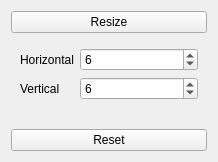
<?xml version="1.0" encoding="UTF-8"?>
<ui version="4.0">
 <class>omni::ui::Warp</class>
 <widget class="QWidget" name="omni::ui::Warp">
  <property name="geometry">
   <rect>
    <x>0</x>
    <y>0</y>
    <width>218</width>
    <height>162</height>
   </rect>
  </property>
  <property name="windowTitle">
   <string>Form</string>
  </property>
  <layout class="QVBoxLayout" name="verticalLayout">
   <item>
    <widget class="QPushButton" name="btnResizeWarp">
     <property name="text">
      <string>Resize</string>
     </property>
     <property name="checkable">
      <bool>true</bool>
     </property>
     <property name="flat">
      <bool>false</bool>
     </property>
    </widget>
   </item>
   <item>
    <widget class="QFrame" name="warpSizeFrame">
     <layout class="QFormLayout" name="formLayout_3">
      <property name="fieldGrowthPolicy">
       <enum>QFormLayout::AllNonFixedFieldsGrow</enum>
      </property>
      <item row="0" column="0">
       <widget class="QLabel" name="lbHorizontal">
        <property name="text">
         <string>Horizontal</string>
        </property>
       </widget>
      </item>
      <item row="0" column="1">
       <widget class="QSpinBox" name="boxHorizontal">
        <property name="minimum">
         <number>2</number>
        </property>
        <property name="maximum">
         <number>12</number>
        </property>
        <property name="value">
         <number>6</number>
        </property>
       </widget>
      </item>
      <item row="1" column="0">
       <widget class="QLabel" name="lbVertical">
        <property name="text">
         <string>Vertical</string>
        </property>
       </widget>
      </item>
      <item row="1" column="1">
       <widget class="QSpinBox" name="boxVertical">
        <property name="minimum">
         <number>2</number>
        </property>
        <property name="maximum">
         <number>12</number>
        </property>
        <property name="value">
         <number>6</number>
        </property>
       </widget>
      </item>
     </layout>
    </widget>
   </item>
   <item>
    <widget class="QPushButton" name="btnReset">
     <property name="text">
      <string>Reset</string>
     </property>
    </widget>
   </item>
  </layout>
 </widget>
 <resources/>
 <connections/>
</ui>
